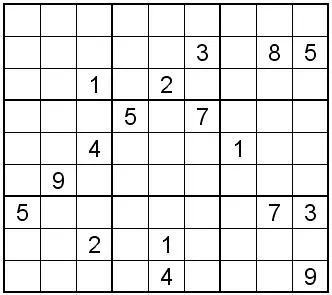
#> input picture pythonquiz/Corner Detection/sudoku.jpg, 332 x 295 px
$ python harris_corner.py
#> lines starting #> are read from the running program, lines starting #| are printed output that depends on the picture; after the words box and inside, x2 and y2 are one past the last pixel; in counts of white or black regions, pixels touching at a corner belong together
import numpy as np
import cv2 as cv

img = cv.imread("sudoku.jpg")
#> img is the input picture: shape (295, 332, 3); mean B, G, R 229.7, 229.6, 229.7
gray = cv.cvtColor(img, cv.COLOR_BGR2GRAY)

gray = np.float32(gray)
dst = cv.cornerHarris(gray,2, 3,0.2)
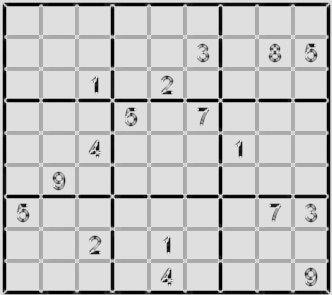
#> dst: shape (295, 332) float32; min -845650112, max 120840160, mean -99366624; drawn with min black and max white
#2, 3, 0.2
# result is dilated for marking the corners, not important
dst = cv.dilate(dst, None)
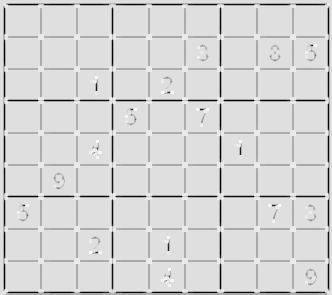
#> dst: shape (295, 332) float32; min -845650112, max 120840160, mean -38239696; drawn with min black and max white

# Threshold for an optimal value, it may vary depending on the image.

img[dst > 0.3 * dst.max()] = [0, 255,0]
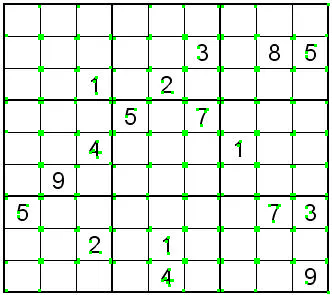
#> img: shape (295, 332, 3); 2.77% of pixels changed, all inside (x1, y1, x2, y2) = (5, 3, 330, 294)

cv.imshow('dst', img)
if cv.waitKey(0) & 0xff == 27:
#> (key Esc is pressed here)
    cv.destroyAllWindows()
